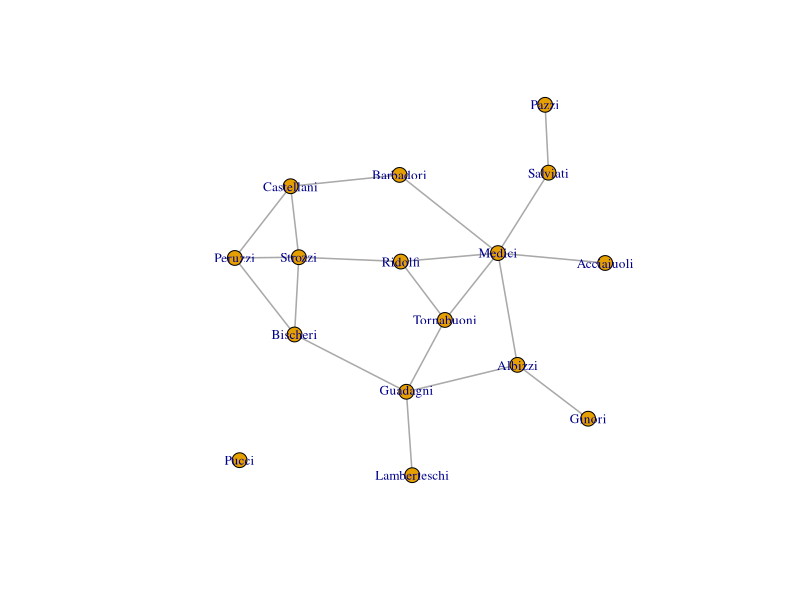
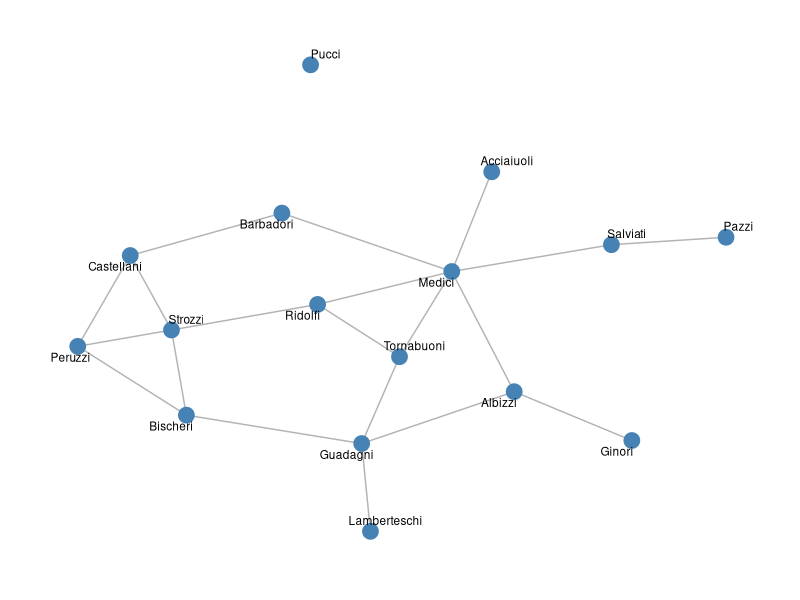
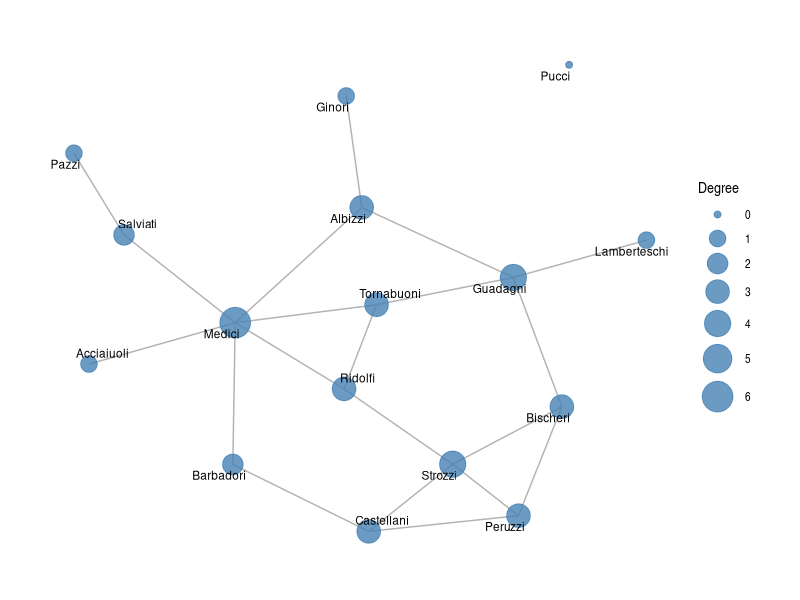
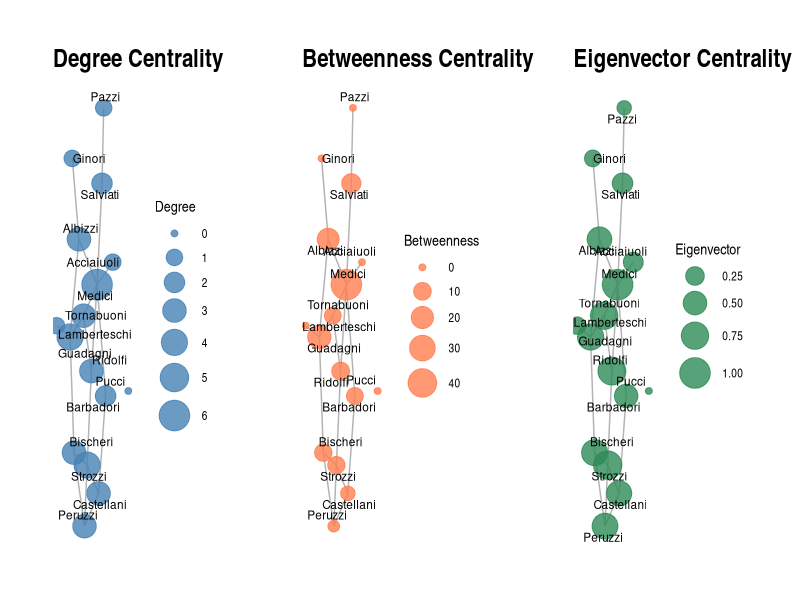
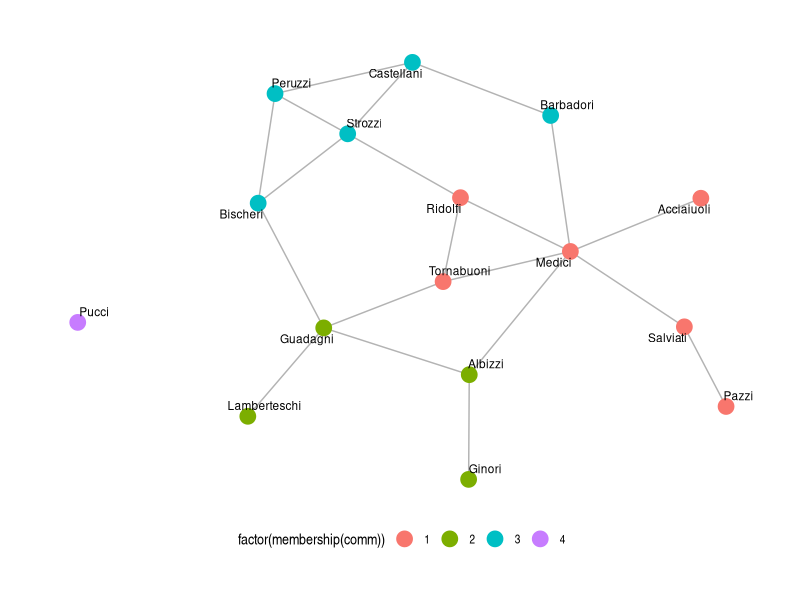
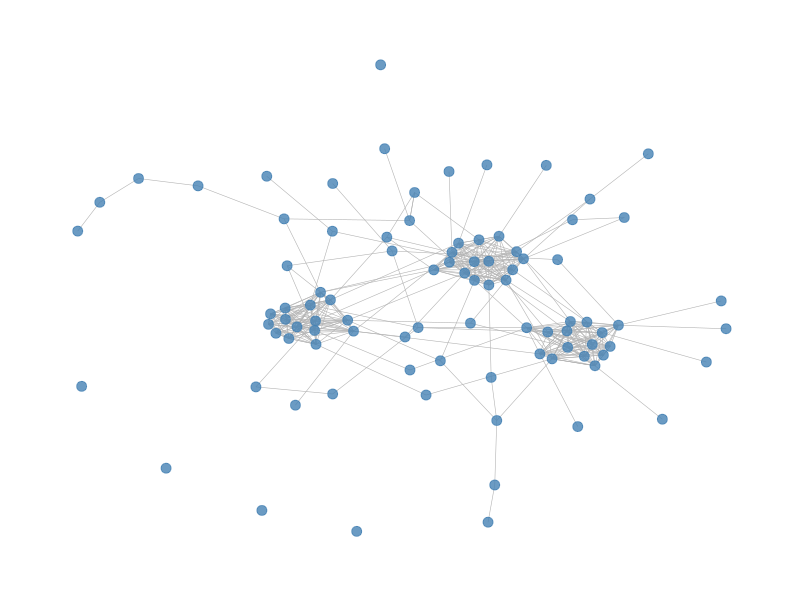
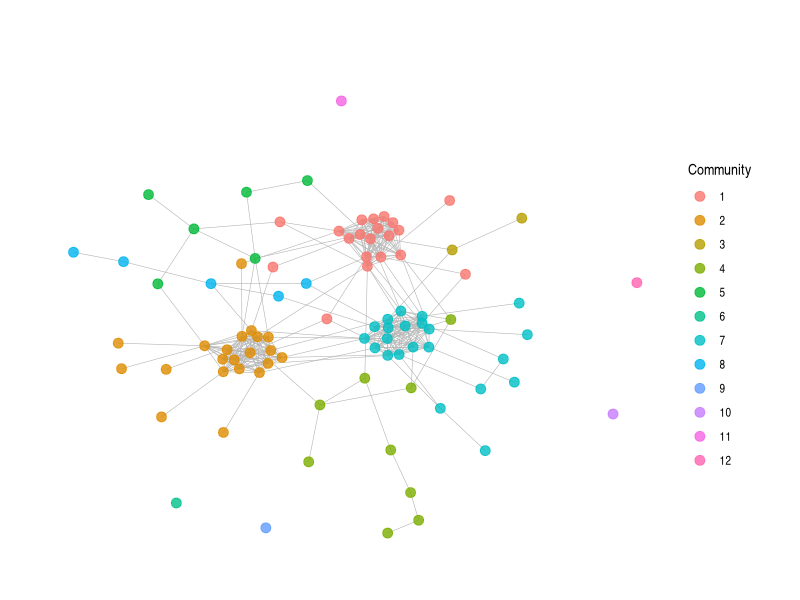
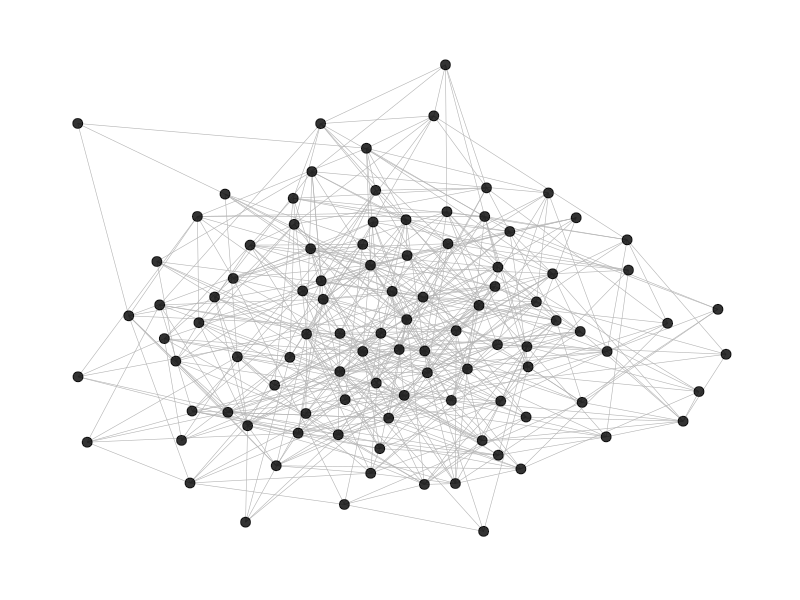

Write R code to recreate these figures, in order. (Note: this script raises an error after producing the figures.)
## ---- chunk 1
#| message: false
#| warning: false


library(igraph)
library(tidygraph)
library(ggraph)
library(tidyverse)
library(sna)
library(patchwork)
## ---- chunk 2
data(flo)               ## Medici family network
flo
## ---- chunk 3
# From adjacency matrix
g_flo <- graph_from_adjacency_matrix(flo, mode = "undirected", weighted = NULL)

# Quick inspection
g_flo
## ---- chunk 4
# Create from edge list
edges <- tibble(
  from = c(1, 1, 2, 2, 3),
  to   = c(2, 3, 3, 4, 4)
)

g <- graph_from_data_frame(edges, directed = FALSE)
g
## ---- chunk 5
# Printing the igraph object name returns descriptive information about the network
g_flo
## ---- chunk 6
vertex_attr(g_flo)
## ---- chunk 7
# Name attribute
V(g_flo)$name

# Degree attribute
V(g_flo)$degree
## ---- chunk 8
V(g_flo)$fav_pizza <- rep(c("Margherita", "Pepperoni", "Vegetarian", "Hawaiian", "Quattro Formaggi"), times = 4)[1:16]
## ---- chunk 9
# Add a new edge attribute
E(g_flo)$trust_level <- rep(c("high", "low", "medium", "high", "low"), times = 4)[1:20]

# View existing edge attributes
edge_attr(g_flo)

# Access a specific edge attribute
E(g_flo)$trust_level

## ---- chunk 10
# 1. Create the attribute
V(g_flo)$degree <- igraph::degree(g_flo)

# 2. Now you can filter using the attribute
V(g_flo)[degree > 2]
## ---- chunk 11
vcount(g_flo)                  # number of vertices
ecount(g_flo)                  # number of edges
is_directed(g_flo)
is_weighted(g_flo)
## ---- chunk 12
#| fig-width: 8
#| fig-height: 6
plot(g_flo, 
     vertex.size = 8,
     vertex.label.cex = 0.8,
     edge.width = 1.5)
## ---- chunk 13
#| fig-width: 8
#| fig-height: 6
ggraph(g_flo, layout = 'fr') +
  geom_edge_link(edge_width = 0.5, edge_colour = 'grey70') +
  geom_node_point(size = 5, colour = 'steelblue') +
  geom_node_text(aes(label = name), repel = TRUE, size = 3) +
  theme_graph()
## ---- chunk 14
g <- make_empty_graph(n = 5)

# Add edges by indexing
g <- g + edge(c(1, 2, 2, 3))
g


## ---- chunk 15
# Add vertex attributes
V(g_flo)$degree <- igraph::degree(g_flo)
V(g_flo)
# Add edge attributes (on weighted example)
g_weighted <- g_flo
E(g_weighted)$weight <- runif(ecount(g_flo))
## ---- chunk 16
deg <- igraph::degree(g_flo)
deg
## ---- chunk 17
bet <- igraph::betweenness(g_flo)
bet
## ---- chunk 18
clo <- igraph::closeness(g_flo)
clo
## ---- chunk 19
eig <- igraph::eigen_centrality(g_flo)$vector
eig
## ---- chunk 20
#| fig-width: 8
#| fig-height: 6
ggraph(g_flo, layout = 'fr') +
  geom_edge_link(edge_width = 0.5, edge_colour = 'grey70') +
  geom_node_point(aes(size = deg), colour = 'steelblue', alpha = 0.8) +
  geom_node_text(aes(label = name), repel = TRUE, size = 3) +
  scale_size(range = c(2, 10)) +
  theme_graph() +
  labs(size = "Degree")
## ---- chunk 21
#| fig-width: 14
#| fig-height: 5

# Calculate centrality measures
V(g_flo)$degree <- igraph::degree(g_flo)
V(g_flo)$betweenness <- igraph::betweenness(g_flo)
V(g_flo)$eigenvector <- igraph::eigen_centrality(g_flo)$vector

# Create a common layout for consistency across plots
layout_fr <- layout_with_fr(g_flo)

p1 <- ggraph(g_flo, layout = layout_fr) +
  geom_edge_link(edge_width = 0.5, edge_colour = 'grey70') +
  geom_node_point(aes(size = degree), colour = 'steelblue', alpha = 0.8) +
  geom_node_text(aes(label = name), repel = TRUE, size = 3) +
  scale_size(range = c(2, 10)) +
  theme_graph() +
  labs(title = "Degree Centrality", size = "Degree")

p2 <- ggraph(g_flo, layout = layout_fr) +
  geom_edge_link(edge_width = 0.5, edge_colour = 'grey70') +
  geom_node_point(aes(size = betweenness), colour = 'coral', alpha = 0.8) +
  geom_node_text(aes(label = name), repel = TRUE, size = 3) +
  scale_size(range = c(2, 10)) +
  theme_graph() +
  labs(title = "Betweenness Centrality", size = "Betweenness")

p3 <- ggraph(g_flo, layout = layout_fr) +
  geom_edge_link(edge_width = 0.5, edge_colour = 'grey70') +
  geom_node_point(aes(size = eigenvector), colour = 'seagreen', alpha = 0.8) +
  geom_node_text(aes(label = name), repel = TRUE, size = 3) +
  scale_size(range = c(2, 10)) +
  theme_graph() +
  labs(title = "Eigenvector Centrality", size = "Eigenvector")

(p1 | p2 | p3)
## ---- chunk 22
edge_density(g_flo)
transitivity(g_flo)              # global clustering coefficient
## ---- chunk 23
# Create a directed example
g_dir <- graph_from_data_frame(
  tibble(from = c(1, 2, 2, 3), to = c(2, 1, 3, 2)),
  directed = TRUE
)

reciprocity(g_dir)
## ---- chunk 24
igraph::components(g_flo)
is_connected(g_flo)
## ---- chunk 25
## Geodesic distances

distances(g_flo)[1:3, 1:3]
diameter(g_flo)
## ---- chunk 26
kc <- coreness(g_flo)
kc
## ---- chunk 27

cliques(g_flo, min = 3)
## ---- chunk 28
comm <- cluster_louvain(g_flo) # modularity-based communities
membership(comm)
modularity(comm)
## ---- chunk 29
#| fig-width: 8
#| fig-height: 6
ggraph(g_flo, layout = 'fr') +
  geom_edge_link(edge_width = 0.5, edge_colour = 'grey70') +
  geom_node_point(aes(colour = factor(membership(comm))), size = 5) +
  geom_node_text(aes(label = name), repel = TRUE, size = 3) +
  theme_graph() +
  theme(legend.position = 'bottom')
## ---- chunk 30
#| fig-width: 6
#| fig-height: 5

set.seed(42)

# Create three separate cliques
clique1 <- graph_from_edgelist(
  expand.grid(1:15, 1:15)[expand.grid(1:15, 1:15)[, 1] < 
                          expand.grid(1:15, 1:15)[, 2], ] |> as.matrix()
)

clique2 <- graph_from_edgelist(
  expand.grid(16:30, 16:30)[expand.grid(16:30, 16:30)[, 1] < 
                            expand.grid(16:30, 16:30)[, 2], ] |> as.matrix()
)

clique3 <- graph_from_edgelist(
  expand.grid(31:45, 31:45)[expand.grid(31:45, 31:45)[, 1] < 
                            expand.grid(31:45, 31:45)[, 2], ] |> as.matrix()
)

# Combine cliques with a few sparse between-cluster edges
g_clustered <- clique1 + clique2 + clique3
g_clustered

set.seed(12)
n_edges_add <- ceiling(ecount(g_clustered) * 0.3)
random_edges <- sample(1:vcount(g_clustered), 2 * n_edges_add, replace = TRUE)
g_clustered <- add_edges(g_clustered, random_edges)

ggraph(g_clustered, layout = 'fr') +
  geom_edge_link(edge_width = 0.2, edge_colour = 'grey70') +
  geom_node_point(colour = 'steelblue', size = 3, alpha = 0.8) +
  theme_graph() 
## ---- chunk 31
# Detect communities
g_clustered <- as.undirected(g_clustered) 
comm_clustered <- cluster_louvain(g_clustered)
V(g_clustered)$community <- igraph::membership(comm_clustered)


ggraph(g_clustered, layout = 'fr') +
  geom_edge_link(edge_width = 0.2, edge_colour = 'grey70') +
  geom_node_point(aes(colour = factor(community)), size = 3, alpha = 0.8) +
  theme_graph() +
  labs(title = "", colour = "Community")
## ---- chunk 32
#| fig-width: 6
#| fig-height: 5

set.seed(42)

# Create a random Erdős–Rényi network
g_random <- sample_gnp(100, 0.1)

ggraph(g_random, layout = 'fr') +
  geom_edge_link(edge_width = 0.2, edge_colour = 'grey70') +
  geom_node_point(colour = 'black', size = 3, alpha = 0.8) +
  theme_graph()
## ---- chunk 33
##  Correlation of profiles
se_dist <- similarity(g_flo, method = "invlogweight")

##  Hierarchical clustering
hc <- hclust(as.dist(1 - se_dist))
plot(hc)
## ---- chunk 34
# Create Index-Name data frame
flo_families <- data.frame(
  Index = 1:vcount(g_flo),
  Name = V(g_flo)$name
)

# View the table
print(flo_families)
## ---- chunk 35
g_er <- sample_gnp(n = 20, p = 0.15)

plot(g_er, main = "Erdős–Rényi (Gnp)", vertex.size = 20, vertex.label = NA, edge.color = "gray")
## ---- chunk 36
g_conf <- igraph::sample_degseq(c(3,3,2,2,2))
plot(g_conf, main = "Configuration Model", vertex.size = 20, vertex.label = NA, edge.color = "steelblue")
## ---- chunk 37
g_ws <- sample_smallworld(dim = 1, size = 50, nei = 2, p = 0.1)
plot(g_ws, main = "Small-World (Watts–Strogatz)", vertex.size = 5, vertex.label = NA, edge.color = "orange")
## ---- chunk 38
g_sf <- sample_pa(n = 50, power = 1, directed = FALSE)
plot(g_sf, main = "Scale-Free (Preferential Attachment)", vertex.size = 6, vertex.label = NA, edge.color = "purple")
